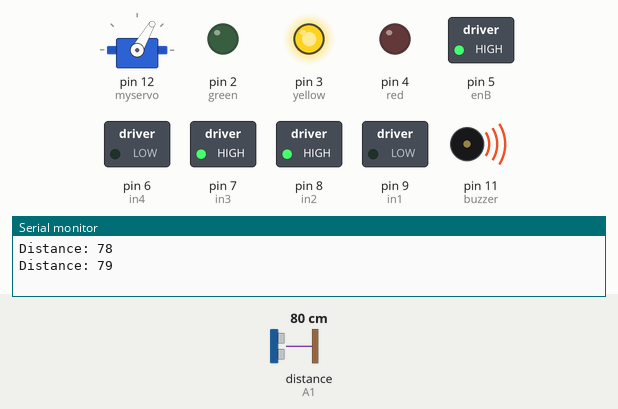
A sketch run on a simulated Arduino Uno, built with avr-gcc and run on an emulated ATmega328P. Parts: servo, switched loads named in the sketch (green lamp = pin HIGH), output pins drawn as LEDs (lit = HIGH), buzzer (waves = sounding), the last lines printed to the serial monitor. Wiring (inferred from the names in the program): ultrasonic range finder: trigger A0; echo A1. The inputs (shaded band) are chosen by the test bench; at power-on: distance to the obstacle (sensor on A1) 80 cm. The echo pulse lasts 58.3 µs per cm; pins used as bus, display or sensor lines are not drawn.

Above: at 1.2 s.
2.0 s: distance to the obstacle (sensor on A1) set to 66 cm
At 3.0 s:
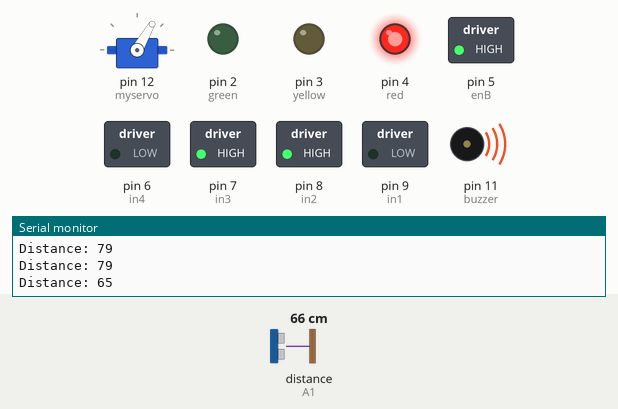
5.5 s: distance to the obstacle (sensor on A1) set to 120 cm
At 6.4 s:
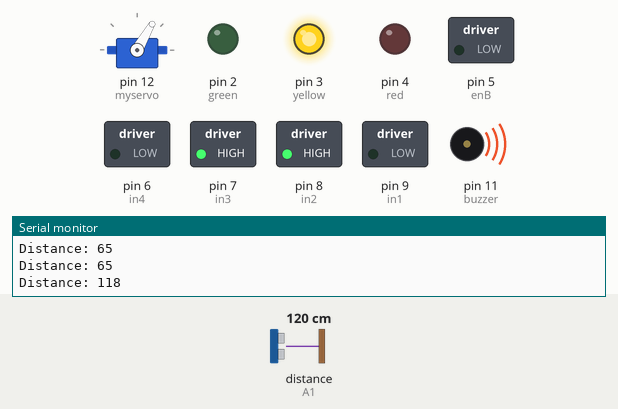
9.0 s: distance to the obstacle (sensor on A1) set to 250 cm
12.5 s: distance to the obstacle (sensor on A1) set to 257 cm
At 12.8 s:
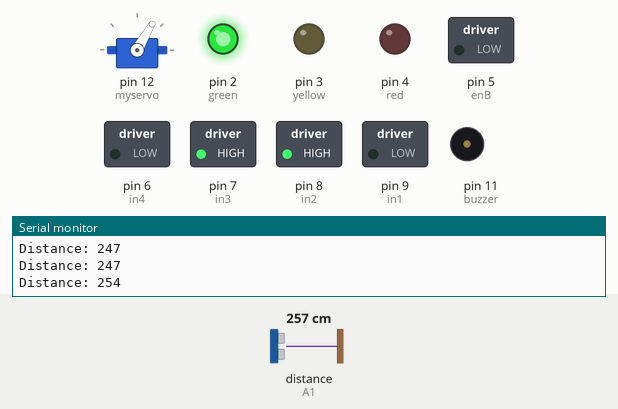
16.0 s: distance to the obstacle (sensor on A1) set to 2 cm
At 17.9 s:
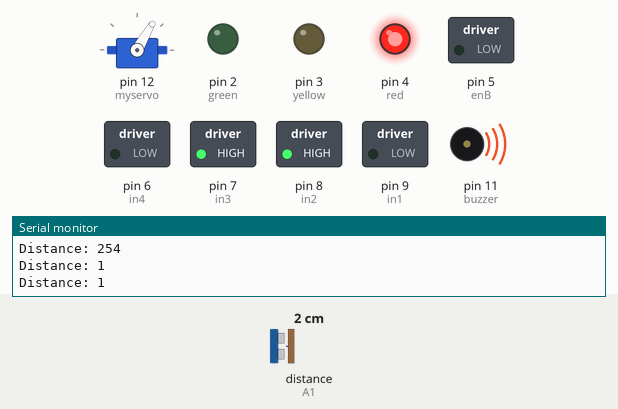
19.7 s: distance to the obstacle (sensor on A1) set to 299 cm
At 21.1 s:
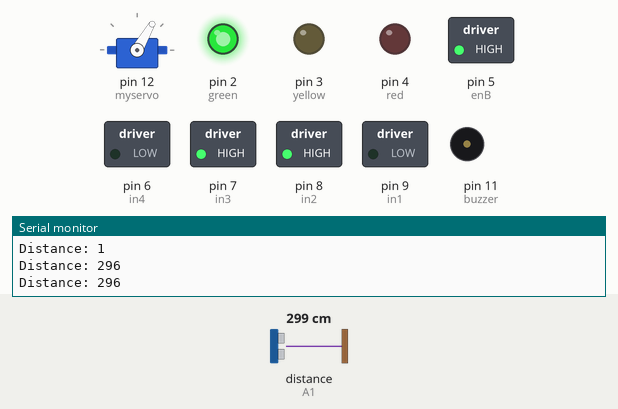
Timing chart, 0 to 24.2 s (numbered marks = the images above; inputs shaded):
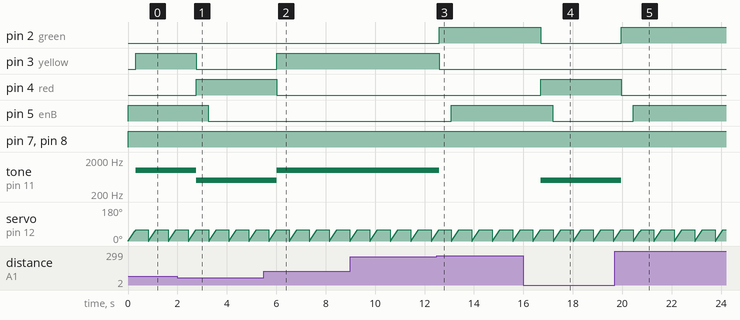

The sketch:

L298N_Motor_Red.ino
```cpp
//References used during development
//https://tronixlabs.com.au/news/tutorial-l298n-dual-motor-controller-module-2a-and-arduino/
//https://electronicshobbyists.com/controlling-dc-motors-arduino-arduino-l298n-tutorial
//https://www.instructables.com/id/How-to-use-a-Buzzer-Arduino-Tutorial/
//https://www.ardumotive.com/how-to-use-a-buzzer-en.html
//https://drive.google.com/drive/folders/1g8IpnBzTWHh9URlSGvrl_ZXt8bjpqOH6

//https://docs.google.com/forms/d/e/1FAIpQLScgTbXMsu3gyGOLAdaBz9trJNfgeqCEC447UC1mxxNpGpEqcQ/viewform

/*UQ Robotics Hackathon March 2019 The University of Queensland
 * Theme: Transport
 *
 * Team: A-Team
 *
 * Lynn Shim
 * Pranshu Kulkarni
 * Duke Wu
 * Chanon Kachorn
 * Juichi Nishimura
 *
 * Project idea:
 *    Robotic guide dog for people with partial vision impairment.
 *    Using onboard ultrasonic sensor it would detect distance to obstacle in front and
 *    produce warning sounds and LED lights (Red - stop, Yellow - warning, Green - safe)
 *
 *  Hardware:
 *    Arduino
 *    Ultrasonic sensor
 *    Buzzer
 *    L298n motor controller (Red)
 *    x2 motor (wheel)
 *    x3 LEDs
 *    Servo (tail)
 *
 *  Pins Setup:
 *    2 - LED Green       9 - Motor 2
 *    3 - LED Yellow      0 - Motor 2 enabler
 *    4 - LED Red         11 - Buzzer
 *    5 - Motor enabler   12 - Servo
 *    6 - Motor           13 - Motor controller (Red)
 *    7 - Motor           A0 - Sensor Trigger
 *    8 - Motor 2         A1 - Sensor Echo
 */

#include <Servo.h>

// motor one pins
int enA = 0; ///turn motor on/off
int in1 = 9;
int in2 = 8;
// motor two pins
int enB = 5;
int in3 = 7;
int in4 = 6;

//buzzer
const int buzzer = 11;

//Ultrasonic Sensor using analog input pins as IO
#define trigPin A0
#define echoPin A1
long duration; // time difference between emitting an ultrasonic pulse and receiving its echo
int distance;  // distance between sensor and the object

//LED pins
const int red = 4;
const int yellow = 3;
const int green = 2;

//Tail setup and position
Servo myservo;
int pos = 0;

int speed = 255;
/*
 * Set up all pins for IO. Run once.
 */
void setup()
{
  // set all the motor control pins to Outputs
  pinMode(enA, OUTPUT);
  pinMode(enB, OUTPUT);
  pinMode(in1, OUTPUT);
  pinMode(in2, OUTPUT);
  pinMode(in3, OUTPUT);
  pinMode(in4, OUTPUT);

  // sets the buzzer pin as Output
  pinMode(buzzer, OUTPUT);

  // sets the trigPin as an Output
  pinMode(trigPin, OUTPUT);

  // sets the echoPin as an Input
  pinMode(echoPin, INPUT);

  // set all the IED pins to Outputs
  pinMode(red, OUTPUT);
  pinMode(yellow, OUTPUT);
  pinMode(green, OUTPUT);

  // sets servo pin
  myservo.attach(12);

  // starts the serial communication for sensor
  Serial.begin(9600);
}


/*
 * Move the robot forward (or backwards) at a constant speed.
 * If HIGH and LOW were swap, the robot would go the other way.
 * Speed is in range 0 - 255.
 */
void move()
{
  // turn on motor A
  digitalWrite(in1, LOW);
  digitalWrite(in2, HIGH);
  analogWrite(enA, speed);

  // turn on motor B
  digitalWrite(in3, HIGH);
  digitalWrite(in4, LOW);
  analogWrite(enB, speed);
}

/*
 * Wiggle the tail to mimic a dog behaviour. Moving the servo between 0 - 180
 * degrees.
 */
void tail_wag() {
  for (pos = 0; pos <= 60; pos += 1) { // goes from 0 degrees to 180 degrees
    // in steps of 1 degree
    myservo.write(pos);              // tell servo to go to position in variable 'pos'
    delay(5);                       // waits 15ms for the servo to reach the position
  }
  /*for (pos = 180; pos >= 0; pos -= 1) { // goes from 180 degrees to 0 degrees
    myservo.write(pos);              // tell servo to go to position in variable 'pos'
    delay(5);                       // waits 15ms for the servo to reach the position
  }*/
}

/*
 * Check the distance between the robot and the obstacle in front. Gets called every 3
 * seconds.
 */
void check_distance() {

  //For sensor
  // clears the trigger pin for 2us by setting it to LOW
  digitalWrite(trigPin, LOW);
  delayMicroseconds(2);

  // sets the trigger pin on HIGH state for 10us to send out an ultrasonic burst
  digitalWrite(trigPin, HIGH);
  delayMicroseconds(10);

  // sets the trigger pin back to LOW
  digitalWrite(trigPin, LOW);

  // reads the echo pin, returns the sound wave travel time in us
  duration = pulseIn(echoPin, HIGH);

  // calculating the distance
  distance = duration * 0.034 / 2;

  // Prints the distance in cm on the Serial Monitor
  Serial.print("Distance: ");
  Serial.println(distance);

  clear_lights(); //Clear all current lightings
  noTone(buzzer); //Clear all current noise
  set_lights();

}

/*
 * Light up the appropriate LED depending on the distance of obstacle.
 * Red: danger close, sound a high frequency noise
 * Yellow: warning, sound a low frequency noise
 * Green: safe
 */
void set_lights() {
  //Display warning lights according to distance to obstacle
  if (distance <= 70) {
    digitalWrite(red, HIGH);
    tone(buzzer, 500);
    speed = 0; //Stop the robot
  } else if (distance > 70 && distance <= 250) {
    digitalWrite(yellow, HIGH);
    //speed = 50;
    tone(buzzer, 1000);
  } else {
    digitalWrite(green, HIGH);
    speed = 255; //Move forward again
  }
}

/*
 * clear all lightinings for the next distance read.
 */
void clear_lights() {
  digitalWrite(red, LOW);
  digitalWrite(yellow, LOW);
  digitalWrite(green, LOW);
}

/*
 * Main program/control of the robot.
 */
void loop()
{
  move();
  tail_wag();
  check_distance();
  delay(500); //Delay 2 seconds before reading the distance again
}
```

Measured:
- the behaviour switches between 72 and 71 cm on distance to the obstacle (sensor on A1) (found by bisection; images 0 and 1)
- the behaviour switches between 253 and 254 cm on distance to the obstacle (sensor on A1) (found by bisection; images 2 and 3)
- after the input at 2.0 s, pin 3 (yellow): HIGH → LOW after 0.76 s; pin 4 (red): LOW → HIGH after 0.76 s; pin 5 (enB): HIGH → LOW after 1.3 s; tone on pin 11 (buzzer): 1000 Hz → 500 Hz after 0.76 s
- after the input at 5.5 s, pin 3 (yellow): LOW → HIGH after 0.52 s; pin 4 (red): HIGH → LOW after 0.52 s; tone on pin 11 (buzzer): 500 Hz → 1000 Hz after 0.52 s
- after the input at 12.5 s, pin 2 (green): LOW → HIGH after 0.09 s; pin 3 (yellow): HIGH → LOW after 0.09 s; pin 5 (enB): LOW → HIGH after 0.59 s; tone on pin 11 (buzzer): 1000 Hz → silent after 0.09 s
- after the input at 16.0 s, pin 2 (green): HIGH → LOW after 0.70 s; pin 4 (red): LOW → HIGH after 0.70 s; pin 5 (enB): HIGH → LOW after 1.2 s; tone on pin 11 (buzzer): silent → 500 Hz after 0.70 s
- after the input at 19.7 s, pin 2 (green): LOW → HIGH after 0.26 s; pin 4 (red): HIGH → LOW after 0.26 s; pin 5 (enB): LOW → HIGH after 0.76 s; tone on pin 11 (buzzer): 500 Hz → silent after 0.26 s
- by itself, servo on pin 12 (myservo): repeats every 0.83 s: 20° 0.02 s, 24° 0.02 s, 28° 0.02 s, 32° 0.02 s, 36° 0.02 s, 40° 0.02 s, 44° 0.02 s, 48° 0.02 s, 52° 0.02 s, 56° 0.02 s, 60° 0.52 s, 0° 0.02 s, 4° 0.02 s, 8° 0.02 s, 12° 0.02 s, 16° 0.02 s
